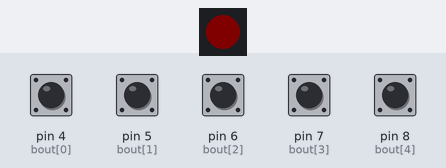
Bench run of a sketch on a simulated Arduino Uno, built with avr-gcc and run on an emulated ATmega328P. Parts: 1 RGB LEDs in strip order, left to right. Inputs (shaded band) come from the test bench; at power-on: pin 4 (bout[0]), pin 5 (bout[1]), pin 6 (bout[2]), pin 7 (bout[3]), pin 8 (bout[4]) HIGH. Dim RGB values are drawn brighter than linear.

Above: at 0.8 s.
0.9 s: pin 4 (bout[0]) pulled LOW for 0.15 s
At 1.7 s:
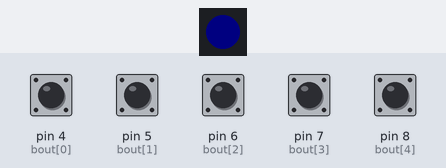
At 2.8 s:
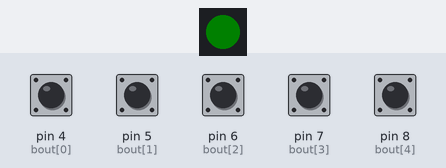
3.4 s: pin 5 (bout[1]) pulled LOW for 0.15 s
At 3.5 s:
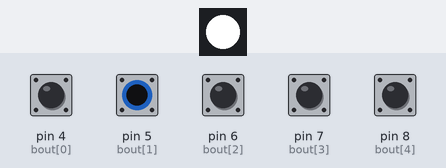
Timing chart, 0 to 12.4 s (numbered marks = the images above; inputs shaded):
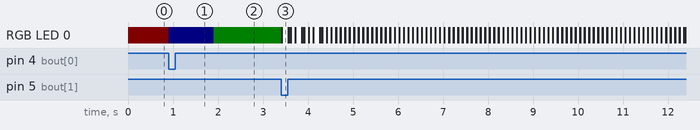

The sketch:

emetteur_ruban_led.ino
```cpp
/*  #######################################
 *  # Code ÉMETTEUR Li-fi musique Arduino #
 *  #######################################
 *
 *  connectez au moins 5 boutons poussoirs comme ceci :
 *
 *                     pin  Gnd
 *                       | |            ________________________
 *                       ---           | la résistance pull-off |
 *                      | O |          |est activée. On a donc  |
 *                       ---           |pas besoin de connecter |
 *                       | |           |le bouton au +5V        |
 *                                     |________________________|
 *
 *       => Par défaut, connectez 5 boutons sur les pins 4,5,6,7,8.
 *
 *       => N'oubliez pas, si vous mettez plus de 5 boutons, de
 *       de configurer "nb_bouton" et de déclarer les pins dans
 *       "bout[]".
 *
 *  connectez la led du ruban à led :
 *    -Le + : sur le +5V
 *    -Le - : sur le Gnd
 *    -le data (celui du milieu) : sur la pin 9
 *    => vous pouvez modifiez le numéro de la pin du data
 *    en remplaçant le 9 de "#define PIN 9" par le numéro souhaité
 *
 *  Téléversez le code sur votre arduino Uno.
 *    =>attendez le "bip" du récepteur
 *    =>mettez sous tention l'émetteur
 *    =>La led s'allume en rouge :
 *      sélectionner l'intensité : plus le numéro du bouton est petit, plus c'est faible
 *    =>La led s'allume en bleu :
 *      attendre
 *    =>La led s'allume en vert :
 *      sélectionnez la vitesse de clignottement :
 *        __________________________
 *       |bouton n°  |1 |2 |3 |4 |5 |
 *       |___________|__|__|__|__|__|
 *       |vitesse(ms)|70|50|30|20|10|
 *       |___________|__|__|__|__|__|
 *
 *    => placez la led devant la photodiode pendant un certain temps.
 *        - si vous entendez un bip grave et long, c'est que vous n'êtes pas bien placé, ou qu'il y a trop de lumière
 *        - si vous entendez un petit bip court, vous pouvez éloigner la led du photorécepteur, et appuyer sur les boutons pour produire des notes
 *
 *  Pour redémarrer le programme, appuyez sur reset (le bouton à côté du port USB sur l'arduino)
 *
 */


//nécessaire à l'utilisation des leds//
#include <Adafruit_NeoPixel.h>
#ifdef __AVR__
  #include <avr/power.h>
#endif
#define PIN 9
#define NUMPIXELS 1
Adafruit_NeoPixel pixels = Adafruit_NeoPixel(NUMPIXELS, PIN, NEO_GRB + NEO_KHZ800);

//déclaration des variables
int nb_bouton = 5;       //nombre de boutons
int bout[] = {4,5,6,7,8}; //numéro des pins des boutons
int state = 0;            //
int temp = 30;            //delai entre led allumée et led éteinte
int sortir = false;       //utile dans le setup()
int bout_choix = 0;       //utile dans le setup()
int intense = 100;         //intensité lumineuse

void setup() {
  pixels.begin(); //initialisation de la librairie NeoPixel

  for (int i=0; i<nb_bouton; i++){       //déclarer pour chaque bouton
    pinMode(bout[i], INPUT);     //un pin en tant que sortie
    digitalWrite(bout[i], HIGH); //activer la résistance pull-up
  }

  for(int i=0;i<NUMPIXELS;i++){
    // pixels.Color prends une couleur au format (rouge, vert, bleu) comprit entre (0,0,0) et (255,255,255)
    pixels.setPixelColor(i, pixels.Color(5,0,0));
  }
  pixels.show();

  // ####### Régler l'intensité ####### //
  sortir = false;
  while (sortir == false){
    for (int a=0; a<nb_bouton; a++){
      if (digitalRead(bout[a]) == LOW){
        sortir = true;
        bout_choix = a;
        intense = map(nb_bouton-bout_choix, 1, nb_bouton, 20, 255);
      }// Fin du if
    } //Fin du for
  } //Fin du while


  for(int i=0;i<NUMPIXELS;i++){
    pixels.setPixelColor(i, pixels.Color(0,0,5));
  }
  pixels.show();

    delay(1000); //pour ne pas perturber les deux event

  for(int i=0;i<NUMPIXELS;i++){
    pixels.setPixelColor(i, pixels.Color(0,5,0));
  }
  pixels.show();

  // ####### Régler la vitesse ####### //
  sortir = false;
  while (sortir == false){
    for (int a=0; a<nb_bouton; a++){
      if (digitalRead(bout[a]) == LOW){
        sortir = true;
        bout_choix = a;
/*      on regarde quel bouton a été choisi      */
        switch (bout_choix){
          case 0:
            temp = 70;
            break;
          case 1:
            temp = 50;
            break;
          case 2:
            temp = 30;
            break;
          case 3:
            temp = 20;
            break;
          case 4:
            temp = 10;
            break;
        }
      }// Fin du if
    } //Fin du for
  } //Fin du while
} //Fin void setup()

void loop() {
  send0();
  for (int a=0; a<nb_bouton; a++){
    if (digitalRead(bout[a]) == LOW){
      blinker(a);
    }
  }
}

void blinker(int num){
  switch (num){
    case 0:
      envoyer("01000011"); // C
      break;
    case 1:
      envoyer("01000100"); // D
      break;
    case 2:
      envoyer("01000101"); // E
      break;
    case 3:
      envoyer("01000110"); // F
      break;
    case 4:
      envoyer("01000111"); // G
      break;
  }
}

void envoyer(String carac){
  send1();
  send0();
  for(int i=0; i<8; i++){
    if (carac[i] == '1'){
      send1();
    }else{
      send0();
    }
  }
}

void send0 (){
  for(int i=0;i<NUMPIXELS;i++){
    pixels.setPixelColor(i, pixels.Color(0,0,0));
    }
  pixels.show();
  delay(temp);

  for(int i=0;i<NUMPIXELS;i++){
    pixels.setPixelColor(i, pixels.Color(intense,intense,intense));
    }
  pixels.show();
  delay(temp);
}

void send1 (){
  for(int i=0;i<NUMPIXELS;i++){
    pixels.setPixelColor(i, pixels.Color(intense,intense,intense));
    }
  pixels.show();
  delay(temp);

  for(int i=0;i<NUMPIXELS;i++){
    pixels.setPixelColor(i, pixels.Color(0,0,0));
    }
  pixels.show();
  delay(temp);
}
```

Measured:
- after the input at 0.9 s, RGB LED 0: RGB(5, 0, 0) → RGB(0, 0, 5) at once, → RGB(0, 5, 0) 1.0 s later
- after the input at 3.4 s, RGB LED 0: alternates RGB(255, 255, 255) for 0.05 s and off for 0.05 s, starting at once
